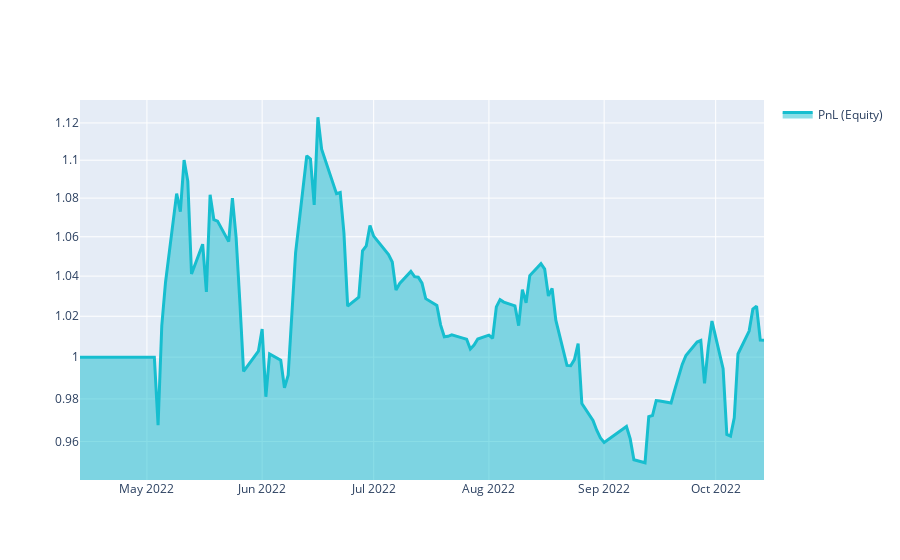

This figure's notebook cell:
### Markdown cell above
# Q18 Quick Start

This template shows you the basic steps for taking part to the **Q18 NASDAQ-100 Stock Long-Short contest**.

### Code cell
import xarray as xr

import qnt.ta as qnta
import qnt.data as qndata
import qnt.output as qnout
import qnt.stats as qns

data = qndata.stocks.load_ndx_data(min_date="2022-04-13")

close     = data.sel(field="close")
is_liquid = data.sel(field="is_liquid")
sma_slow  = qnta.sma(close, 50)
sma_fast  = qnta.sma(close, 10)
weights   = xr.where(sma_slow < sma_fast, 1, -1)
weights   = weights * is_liquid

weights = qnout.clean(weights, data, "stocks_nasdaq100")

# calc stats
stats = qns.calc_stat(data, weights.sel(time=slice("2022-04-13", None)))
display(stats.to_pandas().tail())

# graph
performance = stats.to_pandas()["equity"]
import qnt.graph as qngraph

qngraph.make_plot_filled(performance.index, performance, name="PnL (Equity)", type="log")
